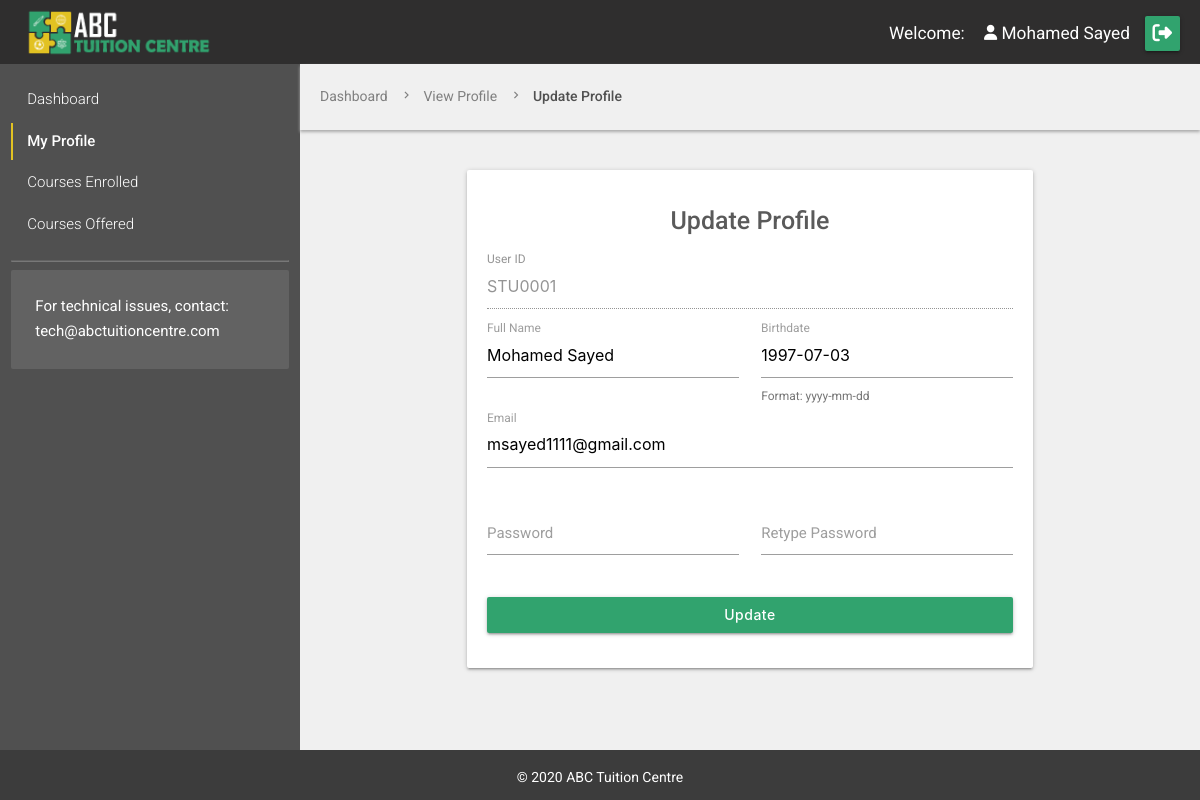
/ABC_Tuition_Center/updatestudent.php (signed in), run on the app's committed database.
### tables this page shows
CREATE TABLE `student` (
  `sID` char(7) NOT NULL,
  `sName` varchar(75) NOT NULL,
  `sPassword` varchar(75) NOT NULL,
  `sEmail` varchar(75) NOT NULL,
  `sDOB` date NOT NULL,
  `usertype` varchar(8) NOT NULL DEFAULT 'student',
  `status` varchar(10) NOT NULL DEFAULT 'pending'
);

### ABC_Tuition_Center/updatestudent.php (the view, shortened to what this page needs)
<?php
include_once('header.php');
$id = $_SESSION['username'];
$result_stu = mysqli_query($dbconnect,"SELECT * FROM `student` WHERE `sID`='$id' LIMIT 1");
$row = mysqli_fetch_assoc($result_stu);
?>
<main class="row flex width-full margin-0">
	<?php include_once('aside.php');?>
	<section class="col s12 l9 m9 bg-grey padding-none-imp">
		<div class="breadcrumb-container">
			<div class="inline" style="display: inline;">
	        	<a href="student-dashboard.php" class="breadcrumb">Dashboard</a>
	        	<a href="studentprofile.php" class="breadcrumb">View Profile</a>
	        	<a href="updatestudent.php" class="breadcrumb">Update Profile</a>
	      	</div>
		</div>
		<div class="padding-lr-20">
			<div class="row">
				<div class="col s12 offset-m2 m8 ">
					<div class="card margin-top-40">
						<div class="card-content">
							<h4 class="fontw-500 align-center">Update Profile</h4>
							<form method="post" class="row" action="">
								<div class="input-field col s12   margin-bottom-0">
				          			<input id="sID" name="sID" type="text" class="validate" disabled readonly value="<?php echo $row['sID'];?>" >
			          				<label for="sID">User ID</label>
				        		</div>
								<div class="input-field col s12 l6  margin-bottom-0">
				          			<input id="accName" name="accName" type="text" value="<?php echo $row['sName']; ?>" class="validate" required>
			          				<label for="accName">Full Name</label>
			          				<span class="helper-text" data-error="Invalid Name Input"></span>
				        		</div>
				        		<div class="input-field col  l6 s12 margin-bottom-0">
					          		<input type="text" class="datepicker" name="userDOB" value="<?php echo $row['sDOB']; ?>" id="userDOB" required>
					          		<label for="userDOB">Birthdate</label>
					          		<span class="helper-text" data-error="Invalid Date Input" >Format: yyyy-mm-dd</span>
				          		</div>
				        		<div class="input-field col s12   margin-bottom-0">
				          			<input id="userEmail" value="<?php echo $row['sEmail']; ?>" name="userEmail" type="email" class="validate" required>
			          				<label for="userEmail">Email</label>
			          				<span class="helper-text" data-error="Invalid Email Input"></span>
				        		</div>
				        		<div class="input-field col s12 l6 margin-bottom-0">
				          			<input id="userPassword" name="userPassword" type="password" class="validate" required>
				          			<label for="userPassword">Password</label>
				          			<span class="helper-text" data-error="Invalid Password" ></span>
				          		</div>
				          		<div class="input-field col s12 l6 margin-bottom-0">
				          			<input id="userPassword2" name="userPassword2" type="password" class="validate" required>
				          			<label for="userPassword2">Retype Password</label>
				          			<span class="helper-text" data-error="Invalid Password" ></span>
				          		</div>
				          		<div class=" col s12">
				          		</div>
			        			<div class="input-field col s12 margin-bottom-0">
			        				<button class="btn waves-effect waves-light btn-fullw "  type="submit" name="update_account">Update
			  						</button>
			        			</div>
							</form>
						</div>
					</div>
				</div>
			</div>
		</div>
	</section>
</main>
<?php
include_once('footer.php');
?>

### ABC_Tuition_Center/css/style.css (style rules this page uses)
* { margin: 0; font-style: normal; font-family: 'Roboto', sans-serif; text-decoration: none; outline: none; text-shadow: none; box-shadow: none; }
html { line-height: 1.7; }
body { display: flex; min-height: 100vh; flex-direction: column; }
main { flex: 1 0 auto; }
p, h1,h2, h3, h4,h5,h6, em, strong, cite, ul li, ol li { color: #5a5a5a; }
h4 { font-size: 25px; }
a { color: #31a36e; }
.width-full { width:100%; }
.margin-0 { margin:0; }
.margin-top-40 { margin-top:40px; }
.margin-bottom-0 { margin-bottom: 0; }
.padding-none-imp { padding: 0 !important; }
.padding-lr-20 { padding-left:20px; padding-right: 20px; }
.align-center { text-align: center; }
.fontw-500 { font-weight: 500; }
.bg-grey { background-color:#f0f0f0; }
.btn, .btn-large, .btn-small { background-color: #31a36e; font-weight: 500; text-transform: capitalize; }
.btn-fullw { width:100%; }
.breadcrumb-container { display:block; width:100%; padding: 20px; box-shadow: 0px 2px 3px #aaa; }
.breadcrumb, .breadcrumb:before { font-size: 14px; color: rgba(80,80,80,0.7); }
.breadcrumb:last-child { color: rgba(80,80,80,1); font-weight: 500; }
.flex { display: flex; }
.card .card-content, .card .card-action { padding: 15px 20px; }

### data on the page
student: sID "STU0001", accName "Mohamed Sayed", userDOB "1997-07-03", userEmail "msayed1111@gmail.com"

### other printed values
$_SESSION['accName'] "Mohamed Sayed"
